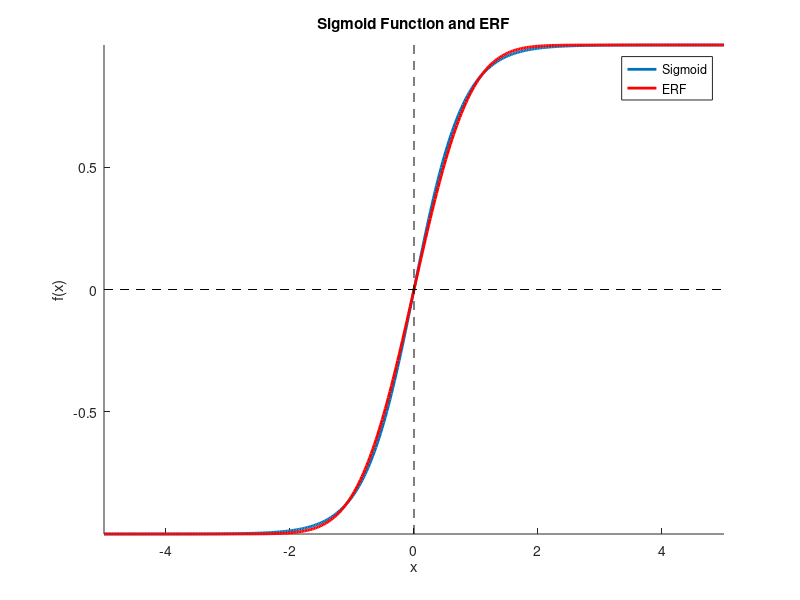

Source code (MATLAB):
% This is the exercise for '6. Sigmoid Function'
% and '7. Unsolved Sigmoid and Error Function'

%% Function
sig_func = @(a,b,c,x) a./(1 + exp(-b*(x-c)));

%% CONSTANTS
A = 2;
B = 2.5;
C = 0;
LOWERBOUND = -5;
HIGHERBOUND = 5;
TICKS = 400;
VERTICAL_OFFSET = 1;

%% Initializing and compting data
x = linspace(LOWERBOUND,HIGHERBOUND,TICKS);
y = sig_func(A,B,C,x);

%% Initializing erf function
y_erf = erf(x);

%% Plotting
figure(1), clf
hold on
axis tight

plot(x,y - VERTICAL_OFFSET,'LineWidth', 2)
plot(x,y_erf,'LineWidth', 2,'Color','r')
plot([1 1]*C,get(gca,'YLim'),'k--')
plot(get(gca,'XLim'),[1 1]*(A/2 - VERTICAL_OFFSET),'k--')

title 'Sigmoid Function and ERF'
ylabel 'f(x)'
xlabel 'x'
legend ('Sigmoid','ERF')

